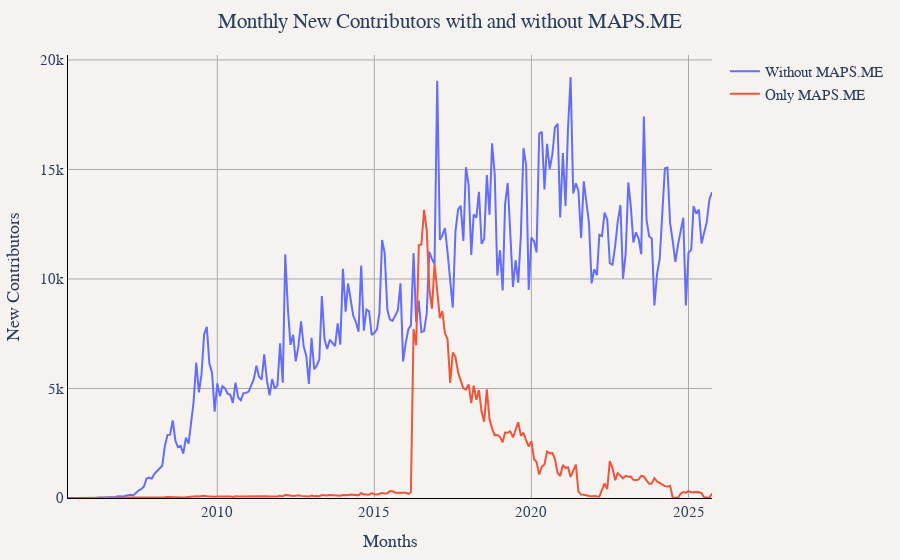

Here is the notebook cell this chart was saved with:
### Markdown cell above
## New Contributors without MAPS.ME and only MAPS.ME
There is a big spike of new contributors in April 2016. This is because a lot of users using MAPS.ME were creating their first edits.

### Code cell
sql_query = """
WITH user_first_edit AS (
    -- Find the first edit month for each user and determine if they used MAPS.ME
    SELECT 
        user_name,
        MIN(CONCAT(CAST(year AS VARCHAR), '-', LPAD(CAST(month AS VARCHAR), 2, '0'))) as first_edit_month,
        -- Check if user ever used MAPS.ME
        BOOL_OR(CASE WHEN created_by LIKE '%MAPS.ME%' THEN true ELSE false END) as used_maps_me
    FROM 
        read_parquet('../changeset_data/year=*/month=*/*.parquet')
    GROUP BY 
        user_name
)
SELECT 
    first_edit_month as Months,
    COUNT(*) as 'New Contributors',
    CASE 
        WHEN used_maps_me THEN 'Only MAPS.ME'
        ELSE 'Without MAPS.ME'
    END as group_column
FROM 
    user_first_edit
GROUP BY 
    first_edit_month, used_maps_me
ORDER BY 
    first_edit_month, group_column
"""

util.show_figure(
    [
        util.FigureConfig(
            title="Monthly New Contributors with and without MAPS.ME",
            x_col="Months",
            y_col="New Contributors",
            query_or_df=sql_query,
            group_col="group_column",
        )
    ]
)

### Figure 1 — Plotly figure (JSON) as saved in the notebook; plotly's stock layout.template omitted (floating-point values rounded to 4 significant figures; data arrays with more than 128 entries replaced by an {"elided": "..."} marker saying what was removed)
{"data": [{"hovertemplate": "Without MAPS.ME<br>%{x}<br>%{y:,} New Contributors<extra></extra>", "name": "Without MAPS.ME", "type": "scatter", "visible": true, "x": {"elided": "247 str values"}, "y": {"elided": "247 int values"}}, {"hovertemplate": "Only MAPS.ME<br>%{x}<br>%{y:,} New Contributors<extra></extra>", "name": "Only MAPS.ME", "type": "scatter", "visible": true, "x": {"elided": "238 str values"}, "y": {"elided": "238 int values"}}], "layout": {"barmode": "stack", "font": {"family": "Times", "size": 15}, "margin": {"b": 55, "l": 55, "r": 55, "t": 55}, "paper_bgcolor": "#f5f2f0", "plot_bgcolor": "#f5f2f0", "title": {"text": "Monthly New Contributors with and without MAPS.ME", "x": 0.5}, "xaxis": {"gridcolor": "darkgray", "linecolor": "black", "showgrid": true, "tickcolor": "black", "title": {"text": "Months"}, "zerolinecolor": "darkgray"}, "yaxis": {"gridcolor": "darkgray", "linecolor": "black", "rangemode": "tozero", "showgrid": true, "tickcolor": "black", "title": {"text": "New Contributors"}, "zerolinecolor": "darkgray"}}}
